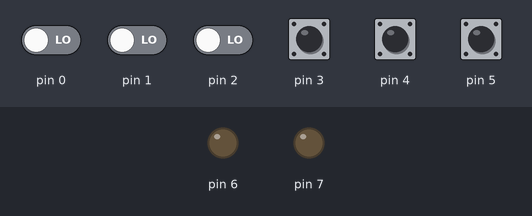
This sketch was run on a simulated Arduino Uno, built with avr-gcc and run on an emulated ATmega328P. Shown: output pins drawn as LEDs (lit = HIGH). The test bench sets the inputs (shaded band); at power-on: pin 3–5 HIGH, pin 0–2 LOW.

Above: at 0.8 s.
0.9 s: pin 5 pulled LOW for 0.15 s
At 2.1 s:
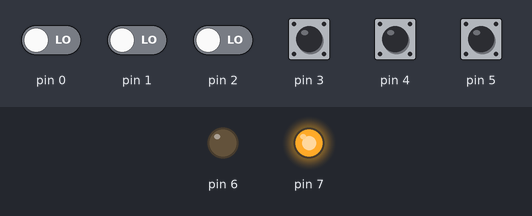
2.5 s: pin 3 pulled LOW for 0.15 s
At 3.4 s:
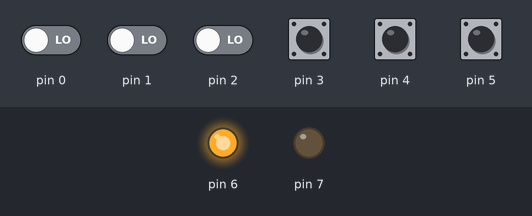
4.1 s: pin 5 pulled LOW for 1 s
At 4.7 s:
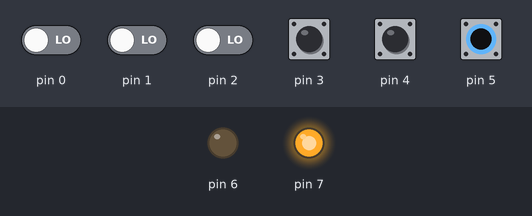
6.6 s: pin 3 pulled LOW for 1 s
At 7.8 s:
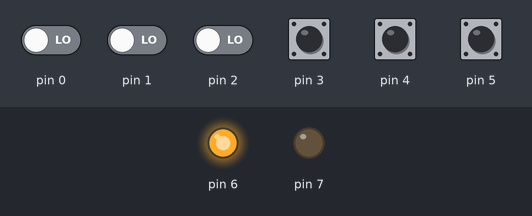
Timing chart, 0 to 9.6 s (numbered marks = the images above; inputs shaded):
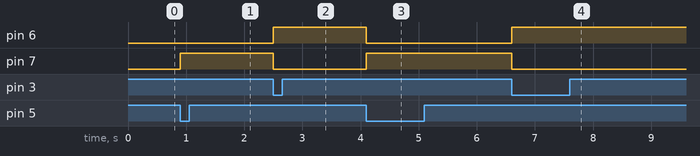

The sketch:

Exercicio01.ino
```cpp
#define OFF   0
#define ON    1
#define ALARM 2

int main(void) {
  DDRD |= 0b11000000;     // PD7 -> MOTOR; PD6 -> ALARME
  PORTD |= 0b00111000;    // Pull-ups: PD5->NA, PD4->NF, PD3->S1
  PORTD &= ~(0b11000000);
  int state = OFF;

  while (true) {
    int NA = PIND & 0b00100000;
    int NF = PIND & 0b00010000;
    int S1 = PIND & 0b00001000;

    switch (state) {
      case OFF:
        PORTD &= ~(0b11000000);
        if (!NA && S1) {
          state = ON;
        }
        break;

      case ON:
        PORTD |= 0b10000000;
        PORTD &= ~(0b01000000);

        if (!NF) {
          state = OFF;
        }
        if (!S1) {
          state = ALARM;
        }
        break;

      case ALARM:
        PORTD &= ~(0b10000000);
        PORTD |= 0b01000000;

        if (!NA && S1) {
          state = ON;
        }
        break;
    }
  }
}
```

Measured:
- after the input at 0.9 s, pin 7: LOW → HIGH at once
- after the input at 2.5 s, pin 6: LOW → HIGH at once; pin 7: HIGH → LOW at once
- after the input at 4.1 s, pin 6: HIGH → LOW at once; pin 7: LOW → HIGH at once
- after the input at 6.6 s, pin 6: LOW → HIGH at once; pin 7: HIGH → LOW at once
